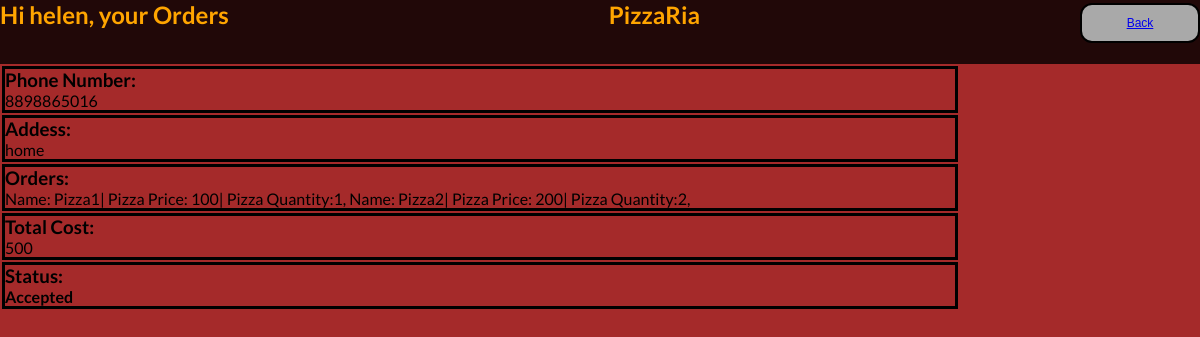
/customer/showorder/ (signed in), run on an earlier commit of the app's database.
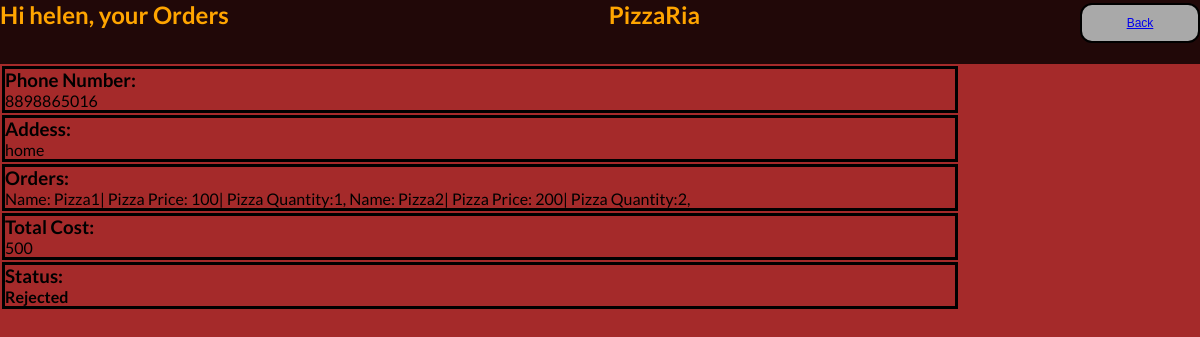
And on a later commit of the database.
### pizzariaapp/models.py (models this page shows)
class CustomerOrder(models.Model):
	username = models.CharField(max_length = 10)
	phoneno = models.CharField(max_length = 10)
	address = models.CharField(max_length = 25)
	order =  models.CharField(max_length = 30)
	totalcost =  models.CharField(max_length = 10)
	status = models.CharField(max_length = 10)

### pizzariaapp/views.py (the view)
# urls.py: path('customer/showorder/',showOrders),
def showOrders(request):
	username = request.user.username
	orders = CustomerOrder.objects.filter(username = request.user.username)
	context = {'orders':orders,'username':username}
	return render(request,"pizzariaapp/showorders.html",context)

### templates/pizzariaapp/showorders.html
{% extends 'base.html' %}
{% block navbar %}
<nav class="cust-nav-bar nav-bar">
    <h2>Hi {{ username }}, your Orders</h2>
	<h2 >PizzaRia</h2>
	<div class="button-container-home">
        <button class="button button1">
            <a href = '/customer/welcome/'>Back</a>
        </button>
	</div>
</nav>
{% endblock %}
{% block content %}
<div class="customer-orders">
    {% for i in  orders%}
    <table>
        <tr>
            <td><h3>Phone Number: </h3> <p>{{i.phoneno}}</p></td>
        </tr>
        <tr>
            <td><h3>Addess: </h3><p>{{i.address}}</p></td>
        </tr>
        <tr>
            <td><h3>Orders: </h3><p>{{i.order}}</p></td>
        </tr>
        <tr>
            <td><h3>Total Cost: </h3><p>{{i.totalcost}}</p></td>
        </tr>
        <tr>
            <td><h3>Status: </h3><p><b>{{i.status}}</b></p></td>
        </tr>
    </table>
    {% endfor %}
</div>
{% endblock %}

What changed in the data, as far as the page shows it:
changed CustomerOrder "home": status "Accepted" → "Rejected"
